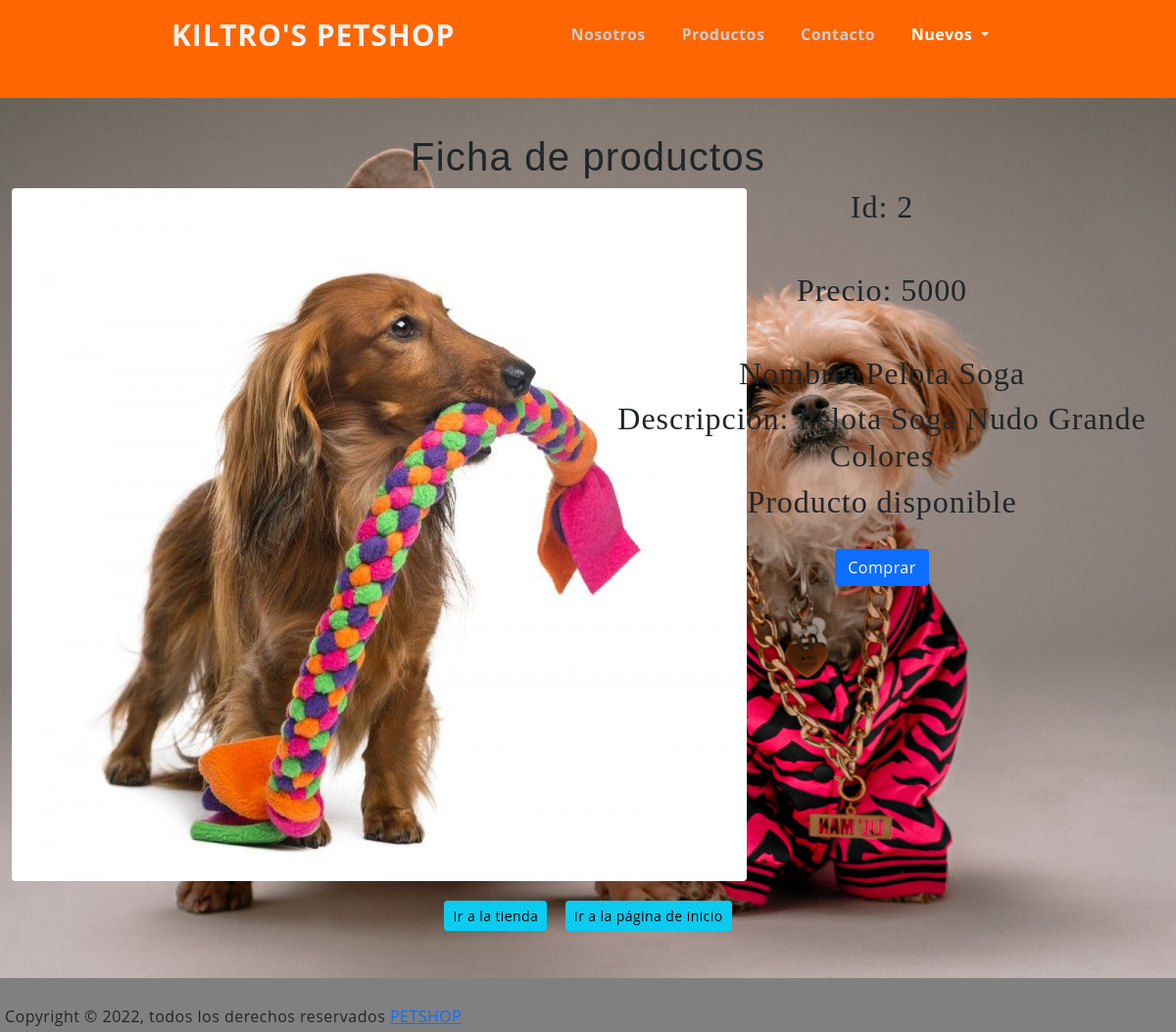
/ficha/2, run on the app's committed database.
### core/models.py (models this page shows, shortened)
class Producto(models.Model):
    id = models.CharField(max_length=6, primary_key=True, verbose_name="Id de producto")
    categoria = models.ForeignKey(Categoria, on_delete=models.DO_NOTHING)
    nombre =  models.CharField(max_length=80, blank=False, null=False, verbose_name="Nombre")
    descripcion =  models.CharField(max_length=80, blank=False, null=False, verbose_name="Descripción")
    precio =  models.CharField(max_length=80, blank=False, null=False, verbose_name="Precio")
    descuentosub =  models.CharField(max_length=80, blank=True, null=True, verbose_name="Descuento subscriptor")
    descuentoferta =  models.CharField(max_length=80, blank=True, null=True, verbose_name="Descuento por oferta")
    cantidad =  models.CharField(max_length=80, blank=False, null=True, verbose_name="Cantidad")
    imagen = models.ImageField(upload_to="images/", default="sinfoto.jpg", null=True, blank=True, verbose_name="Imagen")

### core/views.py (the view)
# urls.py: path('ficha/<id>', ficha, name="ficha"),
@csrf_exempt
def ficha(request, id):
    data = {"mesg": "", "producto": None}
    if request.method == "POST":
        if request.user.is_authenticated and not request.user.is_staff:
            return redirect(iniciar_pago, id)
        else:
            data["mesg"] = "¡Para poder comprar debe iniciar sesión como cliente!"
    data["producto"] = Producto.objects.get(id=id)
    return render(request, "core/ficha.html", data)

### core/templates/core/ficha.html (shortened to what this page needs)
{% extends 'core/base.html' %}
{% load static %}
{% block stylesheet %}
    <link href="https://cdn.jsdelivr.net/npm/bootstrap@5.1.3/dist/css/bootstrap.min.css" rel="stylesheet">
{% endblock %}
{% block content %}
    <h1 class="titulo-product">Ficha de productos</h1>
    <div class="container-fluid">
        <div class="row text-center">
            <div class="mx-auto col-sm-12 col-md-6 col-lg-6 col-xl-6 ficha_auto_recuadro">
                <img src="/media/{{ producto.imagen }}" class="ficha_auto_imagen" alt="">
            </div>
            <div class="mx-auto col-sm-12 col-md-6 col-lg-6 col-xl-6 ficha_datos_recuadro">
                <h2>
                    Id: {{ producto.id }}<br><br>
                </h2>
                <h2>
                    Precio: {{ producto.precio }}<br><br>
                </h2>
                <h2>
                    Nombre: {{ producto.nombre }}
                </h2>
                <h2>
                    Descripción: {{ producto.descripcion }}
                </h2>
                <h2>
                    Producto disponible
                </h2>
                <br>
                <form method="POST">
                    <input type="submit" class="btn btn-primary" value="Comprar">
                </form>
            </div>
        </div>
    </div>
    <div style="margin-top: 20px; text-align: center;">
        <a href="{% url 'productos' %}" class="btn btn-info btn-sm">Ir a la tienda</a>&nbsp;&nbsp;&nbsp;
        <a href="{% url 'index' %}" class="btn btn-info btn-sm">Ir a la página de inicio</a>
    </div>
{% endblock content %}

### core/static/core/css/style.css (style rules this page uses)
h2 { font-family: DjangoITC, fantasy; }
* { margin: 0; padding: 0; box-sizing: border-box; font-family: sans-serif; letter-spacing: 0.03em; line-height: 1.3; }
img { border-radius: 4px; }
body { margin: 0; padding: 0; background: url(../img/background.jpg) no-repeat center top; background-size: cover; font-family: sans-serif; height: 100vh; }
* { margin: 0; padding: 0; box-sizing: border-box; font-family: 'Open sans'; }
body { background-image: url(img/header1.jpg); background-position: center center; background-repeat: no-repeat; background-size: cover; background-attachment: fixed; font-size: 15px; }
body { margin: 0; font-family: sans-serif; }
.titulo-product { text-align: center; margin-top: 3%; font-family: 'Lucida Sans', 'Lucida Sans Regular', 'Lucida Grande', 'Lucida Sans Unicode', Geneva, Verdana, sans-serif; }

### data on the page
Producto: imagen (picture), id "2", precio "5000", nombre "Pelota Soga", descripcion "Pelota Soga Nudo Grande Colores"
